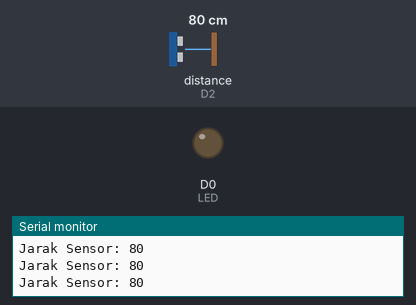
The sketch below on a simulated ESP8266 (NodeMCU). On the bench: output pins drawn as LEDs (lit = HIGH), the last lines printed to the serial monitor. Wiring (inferred from the names in the program): ultrasonic range finder: trigger D1; echo D2. The inputs (shaded band) are chosen by the test bench; at power-on: distance to the obstacle (sensor on D2) 80 cm. The echo pulse lasts 58.3 µs per cm; pins used as bus, display or sensor lines are not drawn.

Above: at 1.3 s.
1.4 s: distance to the obstacle (sensor on D2) set to 5 cm
2.9 s: distance to the obstacle (sensor on D2) set to 2 cm
At 3.4 s:
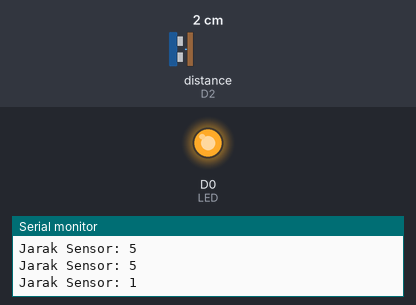
4.5 s: distance to the obstacle (sensor on D2) set to 4 cm
At 5.8 s:
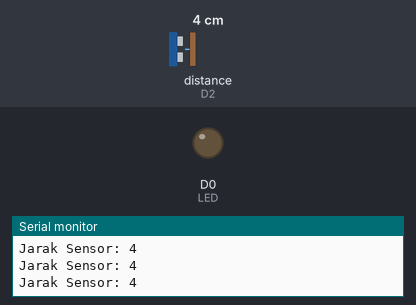
Timing chart, 0 to 7.5 s (numbered marks = the images above; inputs shaded):
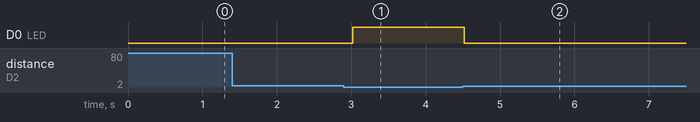

The sketch:

ultrasonic.ino
```cpp
#define LED         D0        // Led pada NodeMCU  pin GPIO16 (D0).
#define triggerPin  D1        // TriggerPin pada NodeMCU  pin GPIO5 (D1).
#define echoPin     D2        // TriggerPin pada NodeMCU  pin GPIO4 (D2).

void setup() {

pinMode(triggerPin, OUTPUT);
pinMode(echoPin, INPUT);
pinMode(LED, OUTPUT);
Serial.begin(9600);
}

void loop() {

long duration, jarak;
digitalWrite(triggerPin, LOW);
delayMicroseconds(2);
digitalWrite(triggerPin, HIGH);
delayMicroseconds(10);
digitalWrite(triggerPin, LOW);
duration = pulseIn(echoPin, HIGH);
jarak = (duration/2) / 29.1;
Serial.print("Jarak Sensor: ");
Serial.println(jarak);

if (jarak < 4 ){
    digitalWrite(LED, HIGH);
    }
else {
    digitalWrite(LED, LOW);
    }

delay(500);
}
```

Measured:
- the behaviour switches between 4 and 3 cm on distance to the obstacle (sensor on D2) (found by bisection; images 0 and 1)
- after the input at 2.9 s, D0 (LED): LOW → HIGH after 0.12 s
- after the input at 4.5 s, D0 (LED): HIGH → LOW at once
